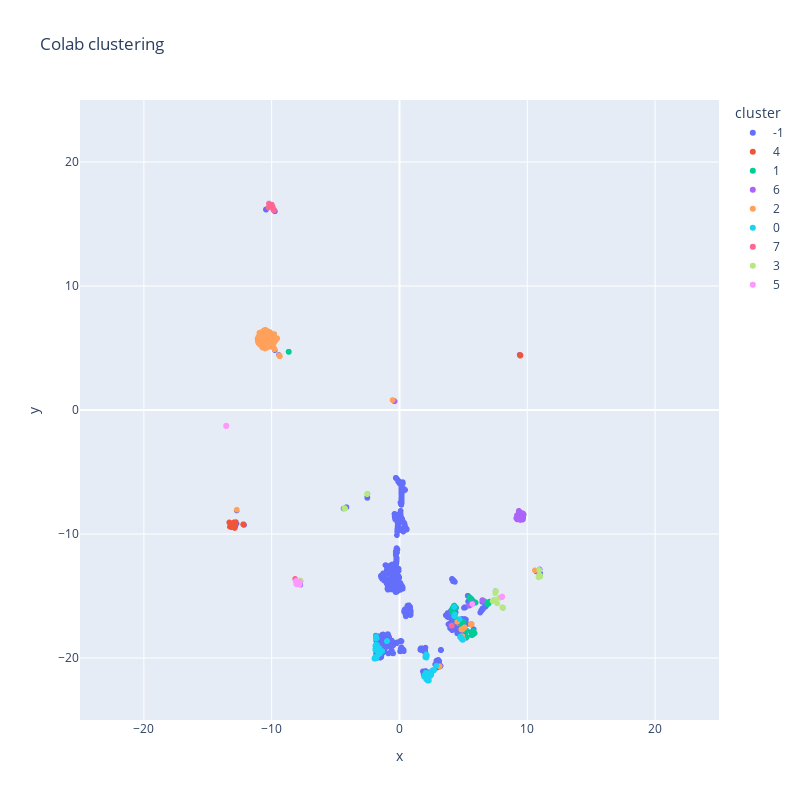

The code cell stored with this chart in its notebook:
### Code cell
colab_resdf = pd.DataFrame({
    "x" : colab_umap[:, 0], 
    "y" : colab_umap[:, 1], 
    "cluster" : colab_clusters.labels_
})

# with few clusters you can turn on and off outliers with the -1 label
#colab_resdf = colab_resdf[colab_resdf["cluster"] != -1]

#turning cluster to str for discrete color
colab_resdf["cluster"] = colab_resdf["cluster"].astype(str)

fig_colab = px.scatter(colab_resdf, x="x", y="y", color="cluster", title="Colab clustering", width=800, height=800, range_x=[-25, 25], range_y=[-25, 25])

fig_colab.show()

# TODO add one visualisation without time grouping
# this would give us the "true" user groups, and then we could see if they moved around without breaking up the group too much
# also it is not a bug that there is overlap of clusters, as the clustering takes place before umap

### Figure 1 — Plotly figure (JSON) as saved in the notebook; plotly's stock layout.template omitted (floating-point values rounded to 4 significant figures; data arrays with more than 128 entries replaced by an {"elided": "..."} marker saying what was removed)
{"data": [{"hovertemplate": "cluster=-1<br>x=%{x}<br>y=%{y}<extra></extra>", "legendgroup": "-1", "marker": {"color": "#636efa", "symbol": "circle"}, "mode": "markers", "name": "-1", "showlegend": true, "type": "scattergl", "x": {"elided": "1374 float values"}, "xaxis": "x", "y": {"elided": "1374 float values"}, "yaxis": "y"}, {"hovertemplate": "cluster=4<br>x=%{x}<br>y=%{y}<extra></extra>", "legendgroup": "4", "marker": {"color": "#EF553B", "symbol": "circle"}, "mode": "markers", "name": "4", "showlegend": true, "type": "scattergl", "x": {"elided": "254 float values"}, "xaxis": "x", "y": {"elided": "254 float values"}, "yaxis": "y"}, {"hovertemplate": "cluster=1<br>x=%{x}<br>y=%{y}<extra></extra>", "legendgroup": "1", "marker": {"color": "#00cc96", "symbol": "circle"}, "mode": "markers", "name": "1", "showlegend": true, "type": "scattergl", "x": {"elided": "247 float values"}, "xaxis": "x", "y": {"elided": "247 float values"}, "yaxis": "y"}, {"hovertemplate": "cluster=6<br>x=%{x}<br>y=%{y}<extra></extra>", "legendgroup": "6", "marker": {"color": "#ab63fa", "symbol": "circle"}, "mode": "markers", "name": "6", "showlegend": true, "type": "scattergl", "x": {"elided": "315 float values"}, "xaxis": "x", "y": {"elided": "315 float values"}, "yaxis": "y"}, {"hovertemplate": "cluster=2<br>x=%{x}<br>y=%{y}<extra></extra>", "legendgroup": "2", "marker": {"color": "#FFA15A", "symbol": "circle"}, "mode": "markers", "name": "2", "showlegend": true, "type": "scattergl", "x": {"elided": "739 float values"}, "xaxis": "x", "y": {"elided": "739 float values"}, "yaxis": "y"}, {"hovertemplate": "cluster=0<br>x=%{x}<br>y=%{y}<extra></extra>", "legendgroup": "0", "marker": {"color": "#19d3f3", "symbol": "circle"}, "mode": "markers", "name": "0", "showlegend": true, "type": "scattergl", "x": {"elided": "344 float values"}, "xaxis": "x", "y": {"elided": "344 float values"}, "yaxis": "y"}, {"hovertemplate": "cluster=7<br>x=%{x}<br>y=%{y}<extra></extra>", "legendgroup": "7", "marker": {"color": "#FF6692", "symbol": "circle"}, "mode": "markers", "name": "7", "showlegend": true, "type": "scattergl", "x": {"elided": "129 float values"}, "xaxis": "x", "y": {"elided": "129 float values"}, "yaxis": "y"}, {"hovertemplate": "cluster=3<br>x=%{x}<br>y=%{y}<extra></extra>", "legendgroup": "3", "marker": {"color": "#B6E880", "symbol": "circle"}, "mode": "markers", "name": "3", "showlegend": true, "type": "scattergl", "x": {"elided": "191 float values"}, "xaxis": "x", "y": {"elided": "191 float values"}, "yaxis": "y"}, {"hovertemplate": "cluster=5<br>x=%{x}<br>y=%{y}<extra></extra>", "legendgroup": "5", "marker": {"color": "#FF97FF", "symbol": "circle"}, "mode": "markers", "name": "5", "showlegend": true, "type": "scattergl", "x": {"elided": "210 float values"}, "xaxis": "x", "y": {"elided": "210 float values"}, "yaxis": "y"}], "layout": {"height": 800, "legend": {"title": {"text": "cluster"}, "tracegroupgap": 0}, "title": {"text": "Colab clustering"}, "width": 800, "xaxis": {"anchor": "y", "domain": [0, 1], "range": [-25, 25], "title": {"text": "x"}}, "yaxis": {"anchor": "x", "domain": [0, 1], "range": [-25, 25], "title": {"text": "y"}}}}
